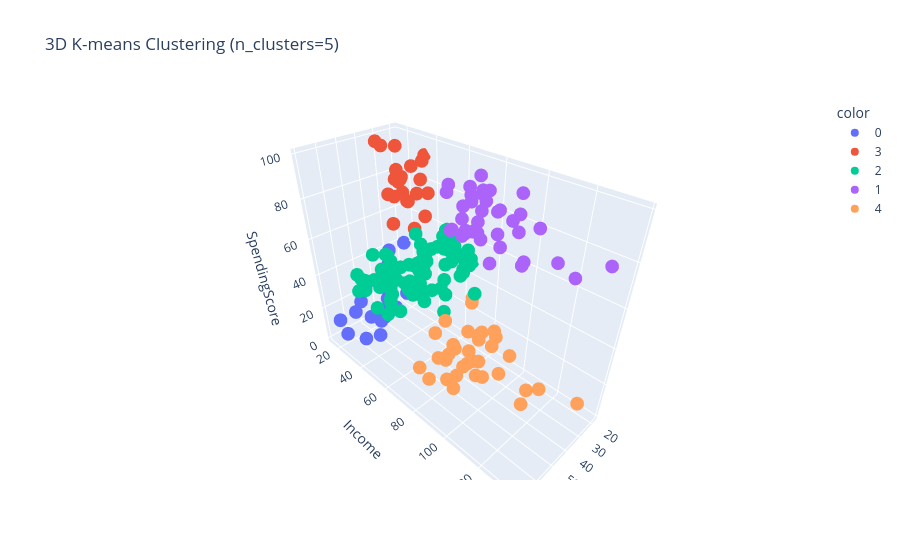
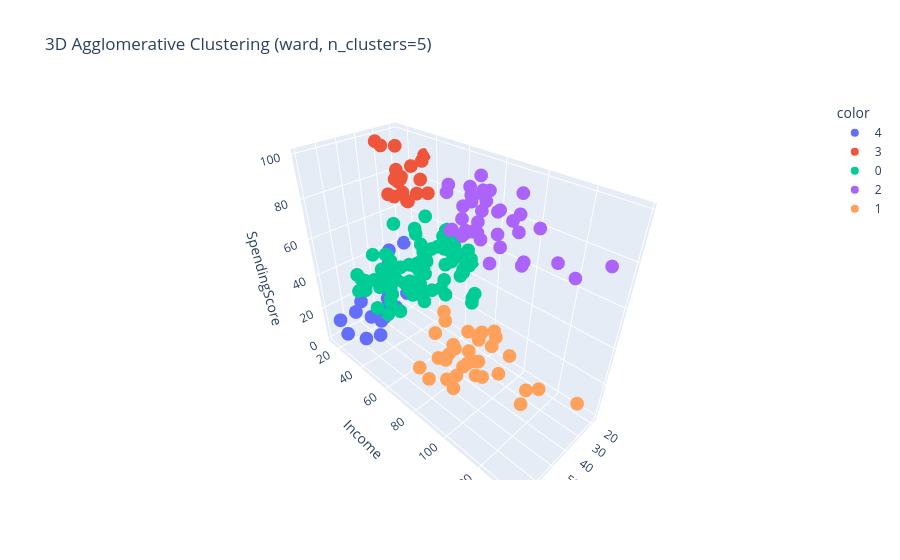

Notebook cell for these charts, in order:
### Markdown cell above
**Завдання 13**

А тепер зробимо порівняльний аналіз отриманих результатів кластеризації розглянутими методами:  
* В фінальних візуалізаціях треба використовувати **однакову** (на вашу думку оптимальну) кількість кластерів!!!

### Code cell
n_clusters = 5

kmeans = KMeans(n_clusters=n_clusters, init='k-means++', max_iter=300, n_init=10, random_state=0)
kmeans_labels = kmeans.fit_predict(X)

agg_clustering = AgglomerativeClustering(n_clusters=n_clusters, linkage='ward')
agg_labels = agg_clustering.fit_predict(X)

plt.figure(figsize=(15, 6))

plt.subplot(1, 2, 1)
plt.scatter(customer_set['Income'], customer_set['SpendingScore'], c=kmeans_labels, s=50, cmap='viridis')
plt.title(f'K-means Clustering (n_clusters={n_clusters})')
plt.xlabel('Annual Income (k$)')
plt.ylabel('Spending Score (1-100)')

plt.subplot(1, 2, 2)
plt.scatter(customer_set['Income'], customer_set['SpendingScore'], c=agg_labels, s=50, cmap='viridis')
plt.title(f'Agglomerative Clustering (ward, n_clusters={n_clusters})')
plt.xlabel('Annual Income (k$)')
plt.ylabel('Spending Score (1-100)')

plt.tight_layout()
plt.show()

fig1 = px.scatter_3d(customer_set, x='Age', y='Income', z='SpendingScore',
                     color=kmeans_labels.astype(str),
                     title=f'3D K-means Clustering (n_clusters={n_clusters})')
fig1.show()

fig2 = px.scatter_3d(customer_set, x='Age', y='Income', z='SpendingScore',
                     color=agg_labels.astype(str),
                     title=f'3D Agglomerative Clustering (ward, n_clusters={n_clusters})')
fig2.show()

### Figure 1 — Plotly figure (JSON) as saved in the notebook; plotly's stock layout.template omitted (floating-point values rounded to 4 significant figures)
{"data": [{"hovertemplate": "color=0<br>Age=%{x}<br>Income=%{y}<br>SpendingScore=%{z}<extra></extra>", "legendgroup": "0", "marker": {"color": "#636efa", "symbol": "circle"}, "mode": "markers", "name": "0", "scene": "scene", "showlegend": true, "type": "scatter3d", "x": [19, 20, 31, 35, 64, 67, 58, 37, 35, 52, 35, 46, 54, 45, 40, 60, 53, 49, 42, 36, 65, 48, 49], "y": [15, 16, 17, 18, 19, 19, 20, 20, 21, 23, 24, 25, 28, 28, 29, 30, 33, 33, 34, 37, 38, 39, 39], "z": [39, 6, 40, 6, 3, 14, 15, 13, 35, 29, 35, 5, 14, 32, 31, 4, 4, 14, 17, 26, 35, 36, 28]}, {"hovertemplate": "color=3<br>Age=%{x}<br>Income=%{y}<br>SpendingScore=%{z}<extra></extra>", "legendgroup": "3", "marker": {"color": "#EF553B", "symbol": "circle"}, "mode": "markers", "name": "3", "scene": "scene", "showlegend": true, "type": "scatter3d", "x": [21, 23, 22, 23, 30, 35, 24, 22, 20, 35, 25, 31, 29, 35, 23, 21, 18, 21, 30, 20, 24, 31, 24], "y": [15, 16, 17, 18, 19, 19, 20, 20, 21, 23, 24, 25, 28, 28, 29, 30, 33, 33, 34, 37, 38, 39, 39], "z": [81, 77, 76, 94, 72, 99, 77, 79, 66, 98, 73, 73, 82, 61, 87, 73, 92, 81, 73, 75, 92, 61, 65]}, {"hovertemplate": "color=2<br>Age=%{x}<br>Income=%{y}<br>SpendingScore=%{z}<extra></extra>", "legendgroup": "2", "marker": {"color": "#00cc96", "symbol": "circle"}, "mode": "markers", "name": "2", "scene": "scene", "showlegend": true, "type": "scatter3d", "x": [50, 27, 29, 31, 49, 33, 31, 59, 50, 47, 51, 69, 27, 53, 70, 19, 67, 54, 63, 18, 43, 68, 19, 32, 70, 47, 60, 60, 59, 26, 45, 40, 23, 49, 57, 38, 67, 46, 21, 48, 55, 22, 34, 50, 68, 18, 48, 40, 32, 24, 47, 27, 48, 20, 23, 49, 67, 26, 49, 21, 66, 54, 68, 66, 65, 19, 38, 19, 18, 19, 63, 49, 51, 50, 27, 38, 40, 43, 28], "y": [40, 40, 40, 40, 42, 42, 43, 43, 43, 43, 44, 44, 46, 46, 46, 46, 47, 47, 48, 48, 48, 48, 48, 48, 49, 49, 50, 50, 54, 54, 54, 54, 54, 54, 54, 54, 54, 54, 54, 54, 57, 57, 58, 58, 59, 59, 60, 60, 60, 60, 60, 60, 61, 61, 62, 62, 62, 62, 62, 62, 63, 63, 63, 63, 63, 63, 64, 64, 65, 65, 65, 65, 67, 67, 67, 67, 69, 71, 76], "z": [55, 47, 42, 42, 52, 60, 54, 60, 45, 41, 50, 46, 51, 46, 56, 55, 52, 59, 51, 59, 50, 48, 59, 47, 55, 42, 49, 56, 47, 54, 53, 48, 52, 42, 51, 55, 41, 44, 57, 46, 58, 55, 60, 46, 55, 41, 49, 40, 42, 52, 47, 50, 42, 49, 41, 48, 59, 55, 56, 42, 50, 46, 43, 48, 52, 54, 42, 46, 48, 50, 43, 59, 43, 57, 56, 40, 58, 35, 40]}, {"hovertemplate": "color=1<br>Age=%{x}<br>Income=%{y}<br>SpendingScore=%{z}<extra></extra>", "legendgroup": "1", "marker": {"color": "#ab63fa", "symbol": "circle"}, "mode": "markers", "name": "1", "scene": "scene", "showlegend": true, "type": "scatter3d", "x": [39, 31, 40, 38, 39, 31, 29, 32, 35, 32, 32, 28, 32, 34, 39, 38, 27, 30, 30, 29, 31, 36, 33, 32, 28, 36, 30, 27, 35, 32, 29, 30, 28, 36, 32, 38, 35, 32, 30], "y": [69, 70, 71, 71, 71, 72, 73, 73, 74, 75, 76, 77, 77, 78, 78, 78, 78, 78, 78, 79, 81, 85, 86, 87, 87, 87, 88, 88, 93, 97, 98, 99, 101, 103, 103, 113, 120, 126, 137], "z": [91, 77, 95, 75, 75, 71, 88, 73, 72, 93, 87, 97, 74, 90, 88, 76, 89, 78, 73, 83, 93, 75, 95, 63, 75, 92, 86, 69, 90, 86, 88, 97, 68, 85, 69, 91, 79, 74, 83]}, {"hovertemplate": "color=4<br>Age=%{x}<br>Income=%{y}<br>SpendingScore=%{z}<extra></extra>", "legendgroup": "4", "marker": {"color": "#FFA15A", "symbol": "circle"}, "mode": "markers", "name": "4", "scene": "scene", "showlegend": true, "type": "scatter3d", "x": [23, 59, 47, 25, 20, 44, 19, 57, 25, 48, 34, 43, 44, 47, 37, 34, 56, 19, 50, 42, 36, 40, 36, 52, 58, 59, 37, 46, 41, 54, 41, 34, 33, 47, 45, 32], "y": [70, 71, 71, 72, 73, 73, 74, 75, 77, 77, 78, 78, 78, 78, 78, 78, 79, 81, 85, 86, 87, 87, 87, 88, 88, 93, 97, 98, 99, 101, 103, 103, 113, 120, 126, 137], "z": [29, 11, 9, 34, 5, 7, 10, 5, 12, 36, 22, 17, 20, 16, 1, 1, 35, 5, 26, 20, 27, 13, 10, 13, 15, 14, 32, 15, 39, 24, 17, 23, 8, 16, 28, 18]}], "layout": {"legend": {"title": {"text": "color"}, "tracegroupgap": 0}, "scene": {"domain": {"x": [0, 1], "y": [0, 1]}, "xaxis": {"title": {"text": "Age"}}, "yaxis": {"title": {"text": "Income"}}, "zaxis": {"title": {"text": "SpendingScore"}}}, "title": {"text": "3D K-means Clustering (n_clusters=5)"}}}

### Figure 2 — Plotly figure (JSON) as saved in the notebook; plotly's stock layout.template omitted (floating-point values rounded to 4 significant figures)
{"data": [{"hovertemplate": "color=4<br>Age=%{x}<br>Income=%{y}<br>SpendingScore=%{z}<extra></extra>", "legendgroup": "4", "marker": {"color": "#636efa", "symbol": "circle"}, "mode": "markers", "name": "4", "scene": "scene", "showlegend": true, "type": "scatter3d", "x": [19, 20, 31, 35, 64, 67, 58, 37, 35, 52, 35, 46, 54, 45, 40, 60, 53, 49, 42, 36, 65, 48, 49], "y": [15, 16, 17, 18, 19, 19, 20, 20, 21, 23, 24, 25, 28, 28, 29, 30, 33, 33, 34, 37, 38, 39, 39], "z": [39, 6, 40, 6, 3, 14, 15, 13, 35, 29, 35, 5, 14, 32, 31, 4, 4, 14, 17, 26, 35, 36, 28]}, {"hovertemplate": "color=3<br>Age=%{x}<br>Income=%{y}<br>SpendingScore=%{z}<extra></extra>", "legendgroup": "3", "marker": {"color": "#EF553B", "symbol": "circle"}, "mode": "markers", "name": "3", "scene": "scene", "showlegend": true, "type": "scatter3d", "x": [21, 23, 22, 23, 30, 35, 24, 22, 20, 35, 25, 31, 29, 23, 21, 18, 21, 30, 20, 24], "y": [15, 16, 17, 18, 19, 19, 20, 20, 21, 23, 24, 25, 28, 29, 30, 33, 33, 34, 37, 38], "z": [81, 77, 76, 94, 72, 99, 77, 79, 66, 98, 73, 73, 82, 87, 73, 92, 81, 73, 75, 92]}, {"hovertemplate": "color=0<br>Age=%{x}<br>Income=%{y}<br>SpendingScore=%{z}<extra></extra>", "legendgroup": "0", "marker": {"color": "#00cc96", "symbol": "circle"}, "mode": "markers", "name": "0", "scene": "scene", "showlegend": true, "type": "scatter3d", "x": [35, 31, 24, 50, 27, 29, 31, 49, 33, 31, 59, 50, 47, 51, 69, 27, 53, 70, 19, 67, 54, 63, 18, 43, 68, 19, 32, 70, 47, 60, 60, 59, 26, 45, 40, 23, 49, 57, 38, 67, 46, 21, 48, 55, 22, 34, 50, 68, 18, 48, 40, 32, 24, 47, 27, 48, 20, 23, 49, 67, 26, 49, 21, 66, 54, 68, 66, 65, 19, 38, 19, 18, 19, 63, 49, 51, 50, 27, 38, 40, 23, 25, 28], "y": [28, 39, 39, 40, 40, 40, 40, 42, 42, 43, 43, 43, 43, 44, 44, 46, 46, 46, 46, 47, 47, 48, 48, 48, 48, 48, 48, 49, 49, 50, 50, 54, 54, 54, 54, 54, 54, 54, 54, 54, 54, 54, 54, 57, 57, 58, 58, 59, 59, 60, 60, 60, 60, 60, 60, 61, 61, 62, 62, 62, 62, 62, 62, 63, 63, 63, 63, 63, 63, 64, 64, 65, 65, 65, 65, 67, 67, 67, 67, 69, 70, 72, 76], "z": [61, 61, 65, 55, 47, 42, 42, 52, 60, 54, 60, 45, 41, 50, 46, 51, 46, 56, 55, 52, 59, 51, 59, 50, 48, 59, 47, 55, 42, 49, 56, 47, 54, 53, 48, 52, 42, 51, 55, 41, 44, 57, 46, 58, 55, 60, 46, 55, 41, 49, 40, 42, 52, 47, 50, 42, 49, 41, 48, 59, 55, 56, 42, 50, 46, 43, 48, 52, 54, 42, 46, 48, 50, 43, 59, 43, 57, 56, 40, 58, 29, 34, 40]}, {"hovertemplate": "color=2<br>Age=%{x}<br>Income=%{y}<br>SpendingScore=%{z}<extra></extra>", "legendgroup": "2", "marker": {"color": "#ab63fa", "symbol": "circle"}, "mode": "markers", "name": "2", "scene": "scene", "showlegend": true, "type": "scatter3d", "x": [39, 31, 40, 38, 39, 31, 29, 32, 35, 32, 32, 28, 32, 34, 39, 38, 27, 30, 30, 29, 31, 36, 33, 32, 28, 36, 30, 27, 35, 32, 29, 30, 28, 36, 32, 38, 35, 32, 30], "y": [69, 70, 71, 71, 71, 72, 73, 73, 74, 75, 76, 77, 77, 78, 78, 78, 78, 78, 78, 79, 81, 85, 86, 87, 87, 87, 88, 88, 93, 97, 98, 99, 101, 103, 103, 113, 120, 126, 137], "z": [91, 77, 95, 75, 75, 71, 88, 73, 72, 93, 87, 97, 74, 90, 88, 76, 89, 78, 73, 83, 93, 75, 95, 63, 75, 92, 86, 69, 90, 86, 88, 97, 68, 85, 69, 91, 79, 74, 83]}, {"hovertemplate": "color=1<br>Age=%{x}<br>Income=%{y}<br>SpendingScore=%{z}<extra></extra>", "legendgroup": "1", "marker": {"color": "#FFA15A", "symbol": "circle"}, "mode": "markers", "name": "1", "scene": "scene", "showlegend": true, "type": "scatter3d", "x": [43, 59, 47, 20, 44, 19, 57, 25, 48, 34, 43, 44, 47, 37, 34, 56, 19, 50, 42, 36, 40, 36, 52, 58, 59, 37, 46, 41, 54, 41, 34, 33, 47, 45, 32], "y": [71, 71, 71, 73, 73, 74, 75, 77, 77, 78, 78, 78, 78, 78, 78, 79, 81, 85, 86, 87, 87, 87, 88, 88, 93, 97, 98, 99, 101, 103, 103, 113, 120, 126, 137], "z": [35, 11, 9, 5, 7, 10, 5, 12, 36, 22, 17, 20, 16, 1, 1, 35, 5, 26, 20, 27, 13, 10, 13, 15, 14, 32, 15, 39, 24, 17, 23, 8, 16, 28, 18]}], "layout": {"legend": {"title": {"text": "color"}, "tracegroupgap": 0}, "scene": {"domain": {"x": [0, 1], "y": [0, 1]}, "xaxis": {"title": {"text": "Age"}}, "yaxis": {"title": {"text": "Income"}}, "zaxis": {"title": {"text": "SpendingScore"}}}, "title": {"text": "3D Agglomerative Clustering (ward, n_clusters=5)"}}}
